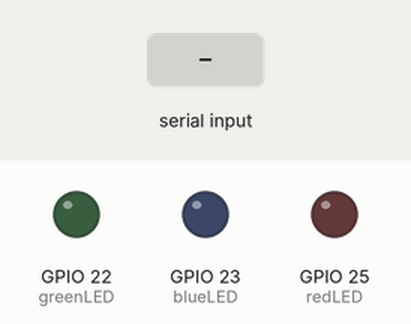
A sketch run on a simulated ESP32. On the bench: output pins drawn as LEDs (lit = HIGH). The inputs (shaded band) are chosen by the test bench. Nothing arrives over Bluetooth unless stated; what the sketch prints to the serial monitor is not drawn.

Above: at 1.2 s.
1.3 s: "1" received over the second serial link
At 3.1 s:
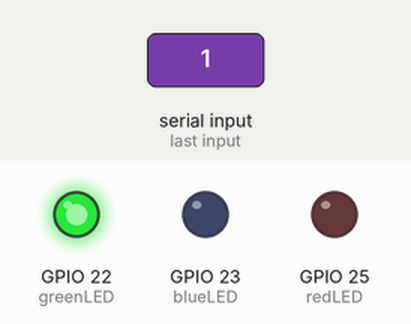
3.8 s: "2" received over the second serial link
At 6.0 s:
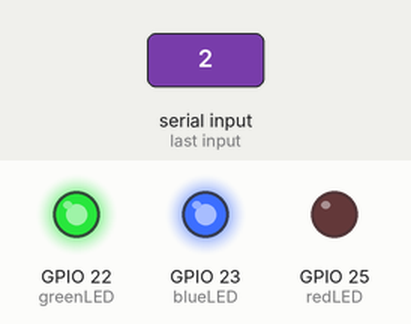
6.3 s: "Green" received over the second serial link
At 8.1 s:
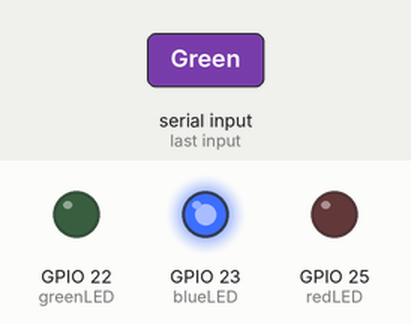
8.8 s: "3" received over the second serial link
At 11.0 s:
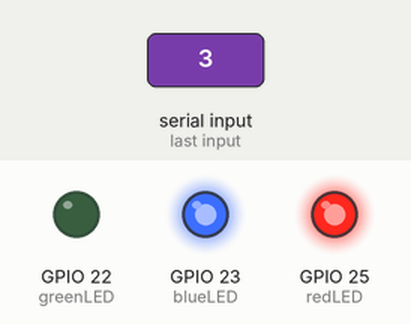
11.3 s: "Blue" received over the second serial link
At 13.1 s:
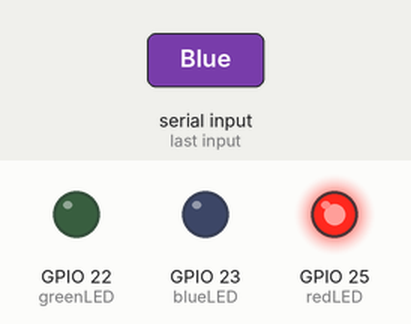
13.8 s: "Red" received over the second serial link
At 16.2 s:
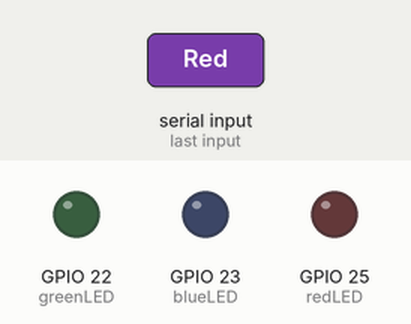
Timing chart, 0 to 17.3 s (numbered marks = the images above; inputs shaded):
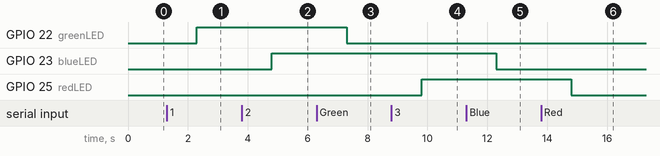

The sketch:

Day_4_BT_controls_LED.ino
```cpp
#include <BluetoothSerial.h>

BluetoothSerial SerialBT;

const byte redLED = 25;
const byte blueLED = 23;
const byte greenLED = 22;

bool toggleRed;
bool toggleBlue;
bool toggleGreen;

void setup() {
  Serial.begin(115200);

  pinMode(redLED, OUTPUT);
  pinMode(blueLED, OUTPUT);
  pinMode(greenLED, OUTPUT);

  SerialBT.begin("Doh's LED");
  Serial.println("Doh's LED available to pair");
}

void loop() {
  if(SerialBT.available()){

    String value = SerialBT.readString();
    SerialBT.println(value);
    value.trim();

    if(value == "1" || value == "Green"){
       toggleGreen = !toggleGreen;
       digitalWrite(greenLED, toggleGreen);
    }
    else if(value == "2" || value == "Blue"){
       toggleBlue = !toggleBlue;
       digitalWrite(blueLED, toggleBlue);
    }
    else if(value == "3" || value == "Red"){
       toggleRed = !toggleRed;
       digitalWrite(redLED, toggleRed);
    }
    else {
       SerialBT.println("Invalid option.");
       SerialBT.println(" enter `1` or `Green` for green LED");
       SerialBT.println(" enter `2` or `Blue` for blue LED");
       SerialBT.print(" enter `3` or `Red` for red LED");
    }
  }
}
```

Measured:
- after the input at 1.3 s, GPIO 22 (greenLED): LOW → HIGH after 1.0 s
- after the input at 3.8 s, GPIO 23 (blueLED): LOW → HIGH after 1.0 s
- after the input at 6.3 s, GPIO 22 (greenLED): HIGH → LOW after 1.0 s
- after the input at 8.8 s, GPIO 25 (redLED): LOW → HIGH after 1.0 s
- after the input at 11.3 s, GPIO 23 (blueLED): HIGH → LOW after 1.0 s
- after the input at 13.8 s, GPIO 25 (redLED): HIGH → LOW after 1.0 s
